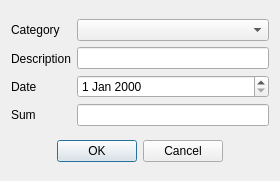
<?xml version="1.0" encoding="UTF-8"?>
<ui version="4.0">
 <class>TransactionDialog</class>
 <widget class="QDialog" name="TransactionDialog">
  <property name="geometry">
   <rect>
    <x>0</x>
    <y>0</y>
    <width>280</width>
    <height>181</height>
   </rect>
  </property>
  <property name="sizePolicy">
   <sizepolicy hsizetype="Expanding" vsizetype="Fixed">
    <horstretch>0</horstretch>
    <verstretch>0</verstretch>
   </sizepolicy>
  </property>
  <property name="windowTitle">
   <string>Dialog</string>
  </property>
  <layout class="QVBoxLayout" name="verticalLayout_3">
   <item>
    <layout class="QHBoxLayout" name="horizontalLayout">
     <item>
      <layout class="QVBoxLayout" name="verticalLayout">
       <item>
        <widget class="QLabel" name="label_4">
         <property name="text">
          <string>Category</string>
         </property>
        </widget>
       </item>
       <item>
        <widget class="QLabel" name="label">
         <property name="minimumSize">
          <size>
           <width>46</width>
           <height>13</height>
          </size>
         </property>
         <property name="text">
          <string>Description</string>
         </property>
        </widget>
       </item>
       <item>
        <widget class="QLabel" name="label_2">
         <property name="text">
          <string>Date</string>
         </property>
        </widget>
       </item>
       <item>
        <widget class="QLabel" name="label_3">
         <property name="text">
          <string>Sum</string>
         </property>
        </widget>
       </item>
      </layout>
     </item>
     <item>
      <layout class="QVBoxLayout" name="verticalLayout_2">
       <item>
        <widget class="QComboBox" name="comboBox"/>
       </item>
       <item>
        <widget class="QLineEdit" name="lineEdit"/>
       </item>
       <item>
        <widget class="QDateEdit" name="dateEdit"/>
       </item>
       <item>
        <widget class="QLineEdit" name="lineEdit_2"/>
       </item>
      </layout>
     </item>
    </layout>
   </item>
   <item>
    <widget class="QDialogButtonBox" name="buttonBox">
     <property name="orientation">
      <enum>Qt::Horizontal</enum>
     </property>
     <property name="standardButtons">
      <set>QDialogButtonBox::Cancel|QDialogButtonBox::Ok</set>
     </property>
     <property name="centerButtons">
      <bool>true</bool>
     </property>
    </widget>
   </item>
  </layout>
 </widget>
 <resources/>
 <connections/>
</ui>
